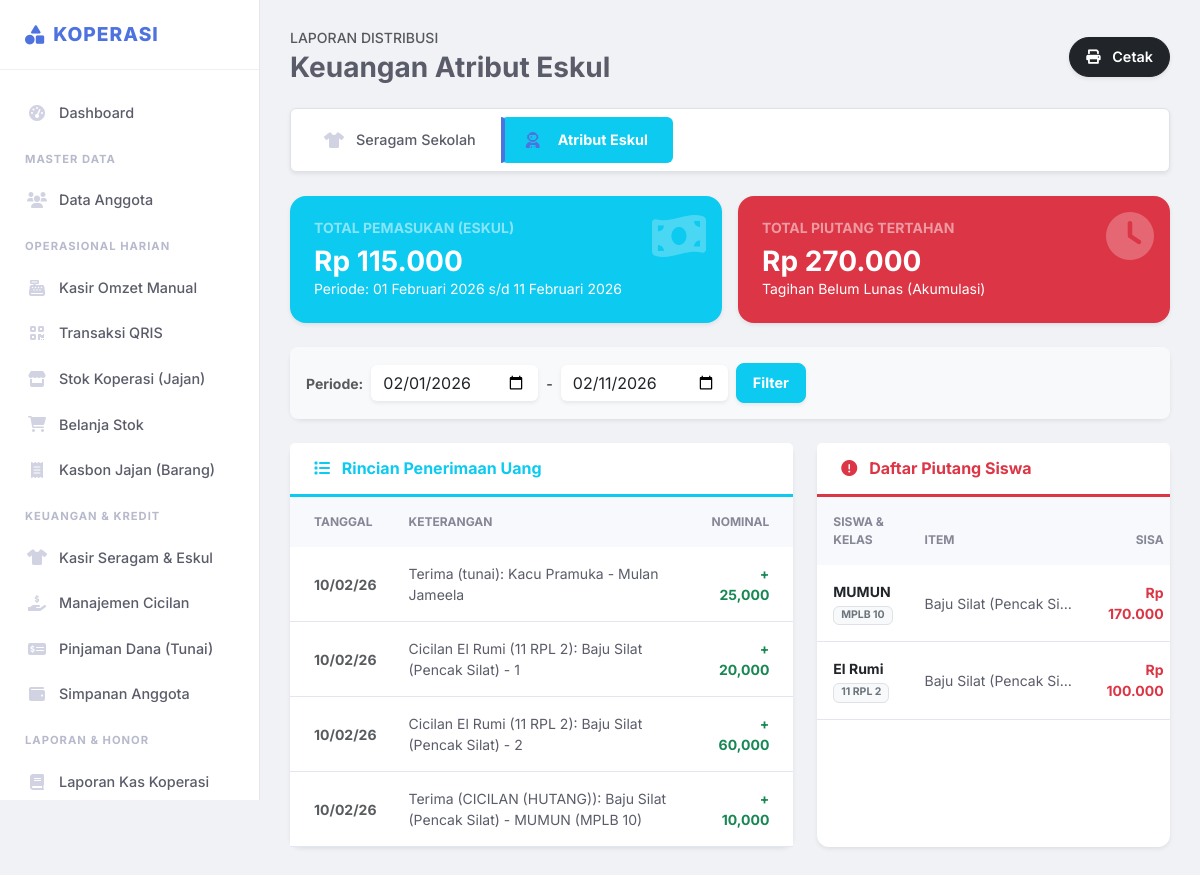
Screenshot of /kas/laporan_distribusi?tab=eskul&tgl_awal=2026-02-01&tgl_akhir=2026-02-11 (signed in) with the database file from the repository.
### tables this page shows
CREATE TABLE `transaksi_kas` (
  `id` int(11) NOT NULL,
  `tanggal` date NOT NULL,
  `kategori` varchar(100) NOT NULL,
  `arus` enum('masuk','keluar') NOT NULL,
  `jumlah` decimal(15,2) NOT NULL,
  `keterangan` text DEFAULT NULL,
  `user_id` int(11) DEFAULT NULL,
  `created_at` timestamp NOT NULL DEFAULT current_timestamp()
);

CREATE TABLE `cicilan` (
  `id` int(11) NOT NULL,
  `nama_siswa` varchar(100) NOT NULL,
  `kelas` varchar(50) NOT NULL,
  `kategori_barang` varchar(50) NOT NULL,
  `nama_barang` varchar(255) NOT NULL,
  `total_tagihan` decimal(15,2) NOT NULL,
  `terbayar` decimal(15,2) NOT NULL DEFAULT 0.00,
  `sisa` decimal(15,2) NOT NULL,
  `status` enum('lunas','belum') DEFAULT 'belum',
  `catatan` text DEFAULT NULL,
  `created_at` timestamp NOT NULL DEFAULT current_timestamp(),
  `updated_at` timestamp NOT NULL DEFAULT current_timestamp() ON UPDATE current_timestamp()
);

### config/functions.php (called while the page is built, shortened)
<?php
function formatRp($angka){
    return "Rp " . number_format($angka, 0, ',', '.');
}
function tglIndo($tanggal){
    $bulan = array (
        1 => 'Januari', 'Februari', 'Maret', 'April', 'Mei', 'Juni',
        'Juli', 'Agustus', 'September', 'Oktober', 'November', 'Desember'
    );
    $pecahkan = explode('-', $tanggal);
    return $pecahkan[2] . ' ' . $bulan[ (int)$pecahkan[1] ] . ' ' . $pecahkan[0];
}
?>

### pages/kas/laporan_distribusi.php (the view, shortened to what this page needs)
<?php
$tgl_awal = isset($_GET['tgl_awal']) ? $_GET['tgl_awal'] : date('Y-m-01');
$tgl_akhir = isset($_GET['tgl_akhir']) ? $_GET['tgl_akhir'] : date('Y-m-d');
$tab = isset($_GET['tab']) ? $_GET['tab'] : 'seragam';
if($tab == 'seragam'){
    $kategori_kas_target = 'penjualan_seragam';
    $kategori_cicilan_target = 'seragam';
    $judul_halaman = 'Keuangan Seragam Sekolah';
    $warna_tema = 'primary';
    $btn_class = 'btn-primary';
} else {
    $kategori_kas_target = 'penjualan_eskul';
    $kategori_cicilan_target = 'eskul';
    $judul_halaman = 'Keuangan Atribut Eskul';
    $warna_tema = 'info';
    $btn_class = 'btn-info text-white';
}
$sql_masuk = "SELECT * FROM transaksi_kas
              WHERE (tanggal BETWEEN ? AND ?)
              AND kategori = ?
              ORDER BY tanggal ASC";
$trx_masuk = $pdo->prepare($sql_masuk);
$trx_masuk->execute([$tgl_awal, $tgl_akhir, $kategori_kas_target]);
$data_masuk = $trx_masuk->fetchAll();
$total_masuk = 0;
foreach($data_masuk as $d) $total_masuk += $d['jumlah'];
$total_piutang = 0;
$data_piutang = [];
try {
    $sql_piutang = "SELECT * FROM cicilan
                    WHERE status = 'belum'
                    AND kategori_barang = ?
                    ORDER BY created_at DESC";
    $stmt_piutang = $pdo->prepare($sql_piutang);
    $stmt_piutang->execute([$kategori_cicilan_target]);
    $data_piutang = $stmt_piutang->fetchAll();
    foreach($data_piutang as $p){
        $total_piutang += $p['sisa'];
    }
} catch (Exception $e) {}
?>
<div class="d-flex justify-content-between align-items-center mb-4">
    <div>
        <h6 class="text-muted text-uppercase small ls-1 mb-1">Laporan Distribusi</h6>
        <h2 class="h3 fw-bold mb-0"><?= $judul_halaman ?></h2>
    </div>
    <a href="pages/kas/cetak_laporan_distribusi.php?tab=<?= $tab ?>&tgl_awal=<?= $tgl_awal ?>&tgl_akhir=<?= $tgl_akhir ?>" target="_blank" class="btn btn-dark shadow-sm rounded-pill">
        <i class="fas fa-print me-2"></i> Cetak
    </a>
</div>
<ul class="nav nav-pills mb-4 bg-white p-2 rounded shadow-sm border">
    <li class="nav-item">
        <a class="nav-link <?= $tab=='seragam' ? 'active fw-bold' : '' ?>" href="kas/laporan_distribusi?tab=seragam&tgl_awal=<?= $tgl_awal ?>&tgl_akhir=<?= $tgl_akhir ?>">
            <i class="fas fa-tshirt me-2"></i> Seragam Sekolah
        </a>
    </li>
    <li class="nav-item">
        <a class="nav-link <?= $tab=='eskul' ? 'active fw-bold bg-info text-white' : 'text-dark' ?>" href="kas/laporan_distribusi?tab=eskul&tgl_awal=<?= $tgl_awal ?>&tgl_akhir=<?= $tgl_akhir ?>">
            <i class="fas fa-user-astronaut me-2"></i> Atribut Eskul
        </a>
    </li>
</ul>
<div class="row g-3 mb-4">
    <div class="col-md-6">
        <div class="card bg-<?= $warna_tema ?> text-white p-4 border-0 shadow-sm rounded-4 position-relative overflow-hidden">
            <div class="position-absolute top-0 end-0 opacity-25 m-3"><i class="fas fa-money-bill-wave fa-3x"></i></div>
            <h6 class="text-white-50 text-uppercase small fw-bold">Total Pemasukan (<?= ucfirst($tab) ?>)</h6>
            <h3 class="mb-0 fw-bold"><?= formatRp($total_masuk) ?></h3>
            <small>Periode: <?= tglIndo($tgl_awal) ?> s/d <?= tglIndo($tgl_akhir) ?></small>
        </div>
    </div>
    <div class="col-md-6">
        <div class="card bg-danger text-white p-4 border-0 shadow-sm rounded-4 position-relative overflow-hidden">
            <div class="position-absolute top-0 end-0 opacity-25 m-3"><i class="fas fa-clock fa-3x"></i></div>
            <h6 class="text-white-50 text-uppercase small fw-bold">Total Piutang Tertahan</h6>
            <h3 class="mb-0 fw-bold"><?= formatRp($total_piutang) ?></h3>
            <small>Tagihan Belum Lunas (Akumulasi)</small>
        </div>
    </div>
</div>
<div class="card border-0 shadow-sm mb-4">
    <div class="card-body bg-light rounded-3 p-3">
        <form class="d-flex gap-2 align-items-center" method="GET">
            <span class="fw-bold small text-muted">Periode:</span>
            <input type="date" name="tgl_awal" class="form-control border-0 shadow-sm" style="width:auto;" value="<?= $tgl_awal ?>">
            <span class="fw-bold small text-muted">-</span>
            <input type="date" name="tgl_akhir" class="form-control border-0 shadow-sm" style="width:auto;" value="<?= $tgl_akhir ?>">
            <button type="submit" class="btn <?= $btn_class ?> btn-sm shadow-sm px-3 fw-bold">Filter</button>
        </form>
    </div>
</div>
<div class="row g-4">
    <div class="col-lg-7">
        <div class="card border-0 shadow-sm h-100">
            <div class="card-header bg-white py-3 border-bottom border-<?= $warna_tema ?> border-3">
                <h6 class="mb-0 fw-bold text-<?= $warna_tema ?>"><i class="fas fa-list me-2"></i> Rincian Penerimaan Uang</h6>
            </div>
            <div class="card-body p-0">
                <div class="table-responsive">
                    <table class="table table-hover align-middle mb-0 small">
                        <thead class="bg-light">
                            <tr>
                                <th class="ps-4">Tanggal</th>
                                <th>Keterangan</th>
                                <th class="text-end pe-4">Nominal</th>
                            </tr>
                        </thead>
                        <tbody>
                            <?php endif;
                            foreach($data_masuk as $row): ?>
                            <tr>
                                <td class="ps-4 text-muted fw-bold"><?= date('d/m/y', strtotime($row['tanggal'])) ?></td>
                                <td><?= htmlspecialchars($row['keterangan']) ?></td>
                                <td class="text-end fw-bold text-success pe-4">+ <?= number_format($row['jumlah']) ?></td>
                            </tr>
                            <?php endforeach; ?>
                        </tbody>
                    </table>
                </div>
            </div>
        </div>
    </div>
    <div class="col-lg-5">
        <div class="card border-0 shadow-sm h-100">
            <div class="card-header bg-white py-3 border-bottom border-danger border-3">
                <h6 class="mb-0 fw-bold text-danger"><i class="fas fa-exclamation-circle me-2"></i> Daftar Piutang Siswa</h6>
            </div>
            <div class="card-body p-0">
                <div class="table-responsive" style="max-height: 500px;">
                    <table class="table table-hover align-middle mb-0 small">
                        <thead class="bg-light sticky-top">
                            <tr>
                                <th class="ps-3">Siswa & Kelas</th>
                                <th>Item</th>
                                <th class="text-end pe-3">Sisa</th>
                            </tr>
                        </thead>
                        <tbody>
                            <?php endif;
                            foreach($data_piutang as $row): ?>
                            <tr>
                                <td class="ps-3">
                                    <span class="fw-bold text-dark d-block"><?= htmlspecialchars($row['nama_siswa']) ?></span>
                                    <span class="badge bg-light text-secondary border"><?= htmlspecialchars($row['kelas']) ?></span>
                                </td>
                                <td><span class="d-block text-truncate" style="max-width: 150px;"><?= htmlspecialchars($row['nama_barang']) ?></span></td>
                                <td class="text-end text-danger fw-bold pe-3"><?= formatRp($row['sisa']) ?></td>
                            </tr>
                            <?php endforeach; ?>
                        </tbody>
                    </table>
                </div>
            </div>
        </div>
    </div>
</div>

### index.php (style rules this page uses)
:root { --primary: #4e73df; --primary-dark: #224abe; --success: #1cc88a; --info: #36b9cc; --warning: #f6c23e; --danger: #e74a3b; --dark: #2c3e50; --light: #f8f9fc; }
body { font-family: 'Inter', sans-serif; background-color: #f0f2f5; color: #5a5c69; overflow-x: hidden; }
.nav-link { display: flex; align-items: center; padding: 12px 25px; color: #5a5c69; font-weight: 500; font-size: 0.9rem; transition: 0.2s; position: relative; }
.nav-link i { width: 24px; font-size: 1rem; margin-right: 10px; color: #d1d3e2; transition: 0.2s; }
.nav-link.active { color: var(--primary); background: #f0f4ff; font-weight: 700; }
.nav-link.active::before { content: ''; position: absolute; left: 0; top: 0; bottom: 0; width: 4px; background: var(--primary); border-radius: 0 4px 4px 0; }
.nav-link.active i { color: var(--primary); }
.card { border: none; border-radius: 12px; box-shadow: 0 0.15rem 1.75rem 0 rgba(58, 59, 69, 0.05); background: #fff; transition: box-shadow 0.2s; }
.card-header { background: #fff; border-bottom: 1px solid #e3e6f0; padding: 1.2rem 1.5rem; font-weight: 700; color: var(--primary); }
.btn { padding: 0.5rem 1rem; border-radius: 8px; font-weight: 600; font-size: 0.9rem; }
.table thead th { background: #f8f9fc; color: #858796; font-weight: 700; text-transform: uppercase; font-size: 0.75rem; border-bottom: 0; padding: 1rem; }
.table td { padding: 1rem; vertical-align: middle; color: #5a5c69; border-bottom: 1px solid #e3e6f0; }

### rows the page displays
transaksi_kas: tanggal "10/02/26", keterangan "Terima (tunai): Kacu Pramuka - Mulan Jameela", jumlah "25,000"
transaksi_kas: tanggal "10/02/26", keterangan "Cicilan El Rumi (11 RPL 2): Baju Silat (Pencak Silat) - 1", jumlah "20,000"
transaksi_kas: tanggal "10/02/26", keterangan "Cicilan El Rumi (11 RPL 2): Baju Silat (Pencak Silat) - 2", jumlah "60,000"
transaksi_kas: tanggal "10/02/26", keterangan "Terima (CICILAN (HUTANG)): Baju Silat (Pencak Silat) - MUMUN (MPLB 10)", jumlah "10,000"
cicilan: nama_siswa "MUMUN", kelas "MPLB 10", nama_barang "Baju Silat (Pencak Si…", sisa "Rp 170.000"
cicilan: nama_siswa "El Rumi", kelas "11 RPL 2", nama_barang "Baju Silat (Pencak Si…", sisa "Rp 100.000"

### other values shown
$judul_halaman "Keuangan Atribut Eskul"
$tab "ESKUL"
formatRp($total_masuk) "Rp 115.000"
tglIndo($tgl_awal) "01 Februari 2026"
tglIndo($tgl_akhir) "11 Februari 2026"
formatRp($total_piutang) "Rp 270.000"
